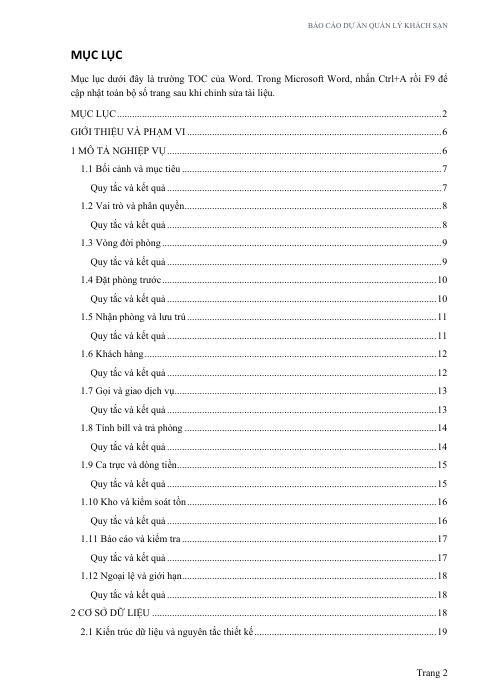
#> input picture tmp/report_render2/page-02.png, 495 x 700 px; its folder holds only this picture in this run
$ python make_report_sheets.py
#> lines starting #> are read from the running program, lines starting #| are printed output that depends on the picture
from PIL import Image, ImageDraw
from pathlib import Path
import sys
folder=Path(sys.argv[1] if len(sys.argv)>1 else 'tmp/report_render2')
fs=sorted(folder.glob('page-*.png'),key=lambda x:int(x.stem.split('-')[1]))
print(len(fs))
for j in range((len(fs)+19)//20):
 out=Image.new('RGB',(700,840),'white'); draw=ImageDraw.Draw(out)
#> after `out = Image.new('RGB', (700, 840), 'white')`: out: PIL image 700x840 RGB; every value is 255
 for i,f in enumerate(fs[j*20:(j+1)*20]):
  out.paste(Image.open(f).convert('RGB').resize((140,198)),((i%5)*140,(i//5)*210))
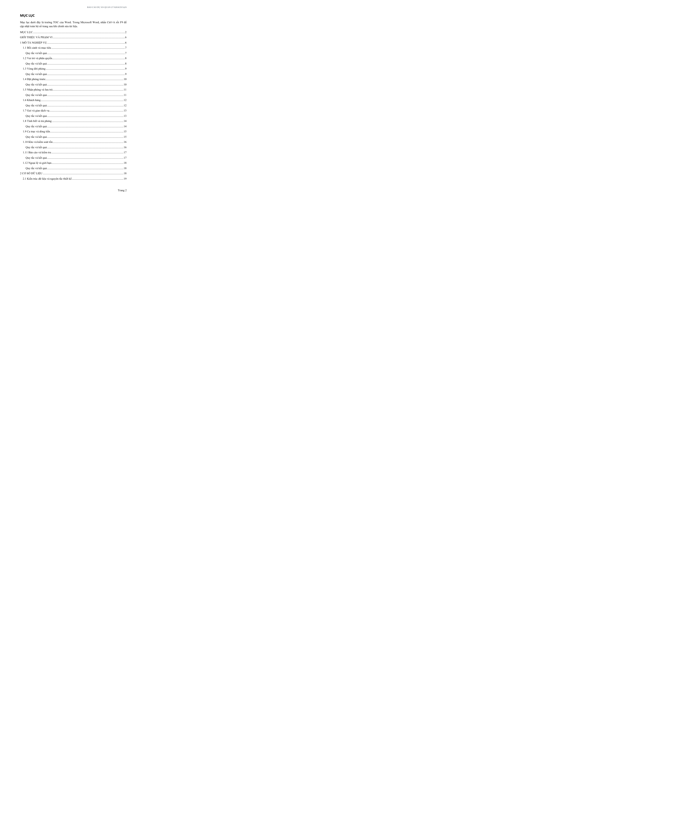
#> out: PIL image 700x840 RGB; mean R, G, B 254.7, 254.7, 254.7
  draw.text(((i%5)*140+4,(i//5)*210+198),str(j*20+i+1),fill='black')
 out.save(folder/f'sheet-{j+1}.png')

$ run again, on tmp/report_render2/page-07.png
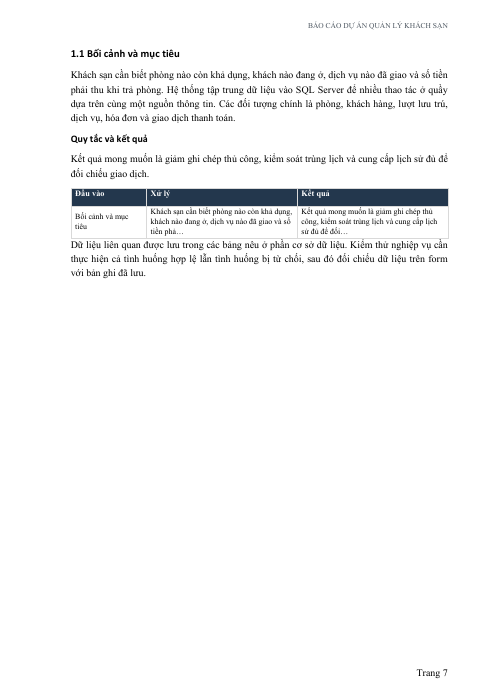
#> input picture tmp/report_render2/page-07.png, 495 x 700 px
#> `out.paste(Image.open(f).convert('RGB').resize((140,198)),((i%5)*140,(i..`:
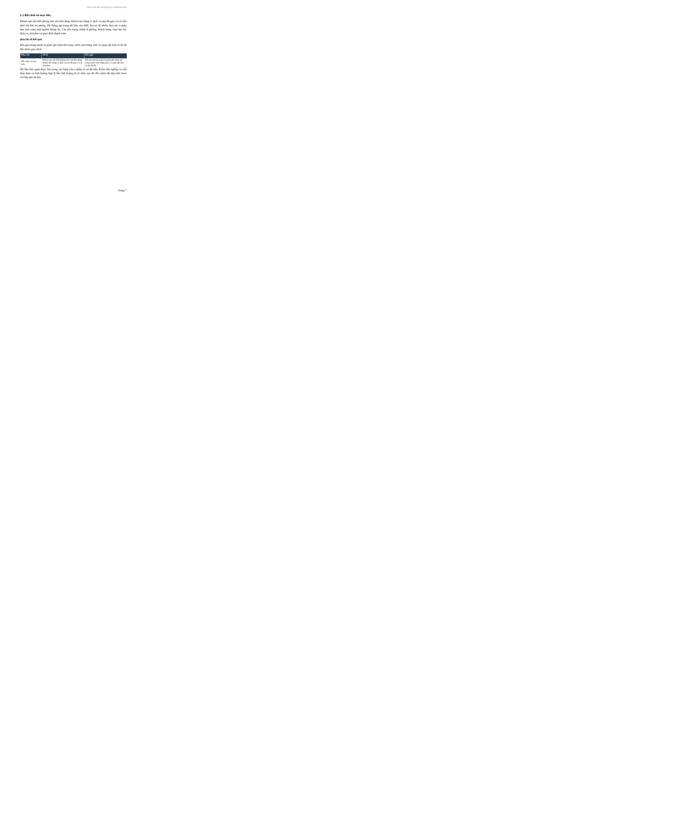
#> out: PIL image 700x840 RGB; mean R, G, B 254.6, 254.6, 254.6

$ run again, on tmp/report_render2/page-09.png
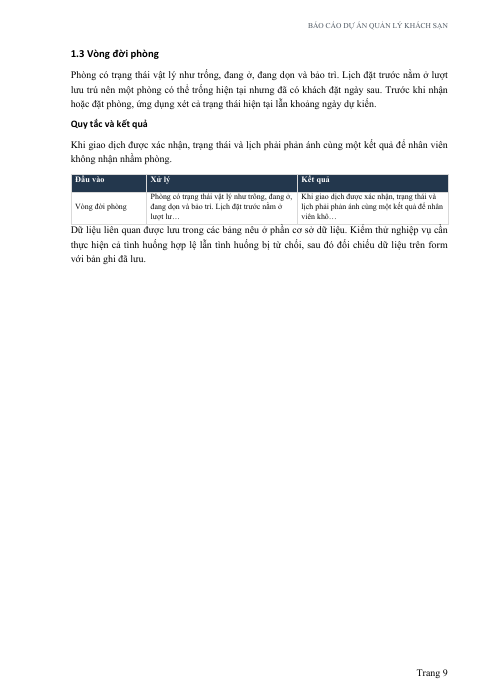
#> input picture tmp/report_render2/page-09.png, 495 x 700 px
#> `out.paste(Image.open(f).convert('RGB').resize((140,198)),((i%5)*140,(i..`:
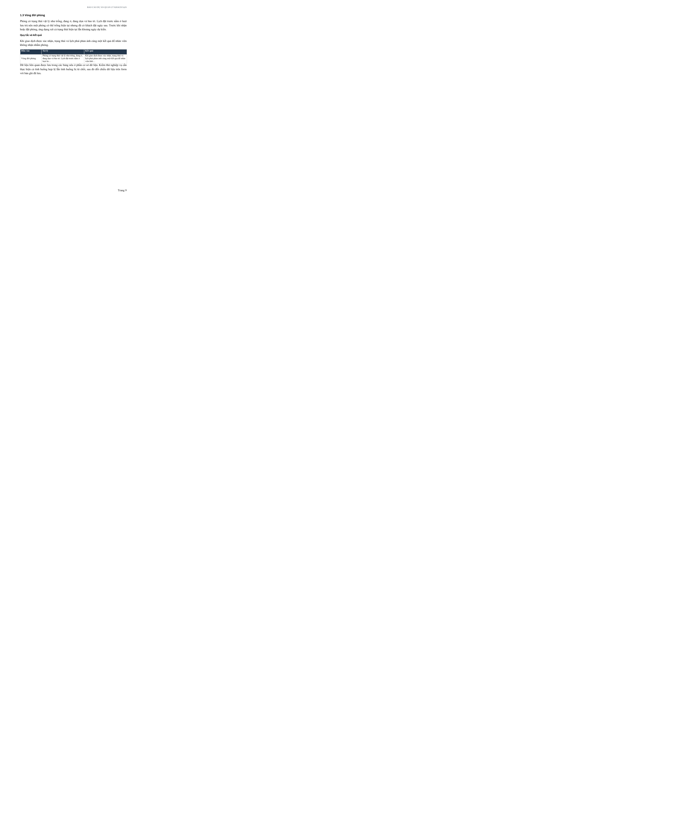
#> out: PIL image 700x840 RGB; mean R, G, B 254.6, 254.6, 254.7
